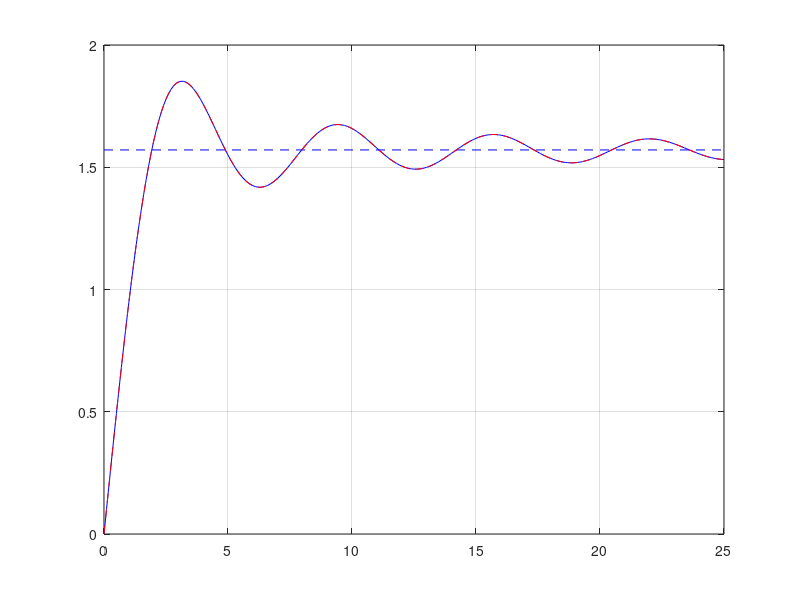
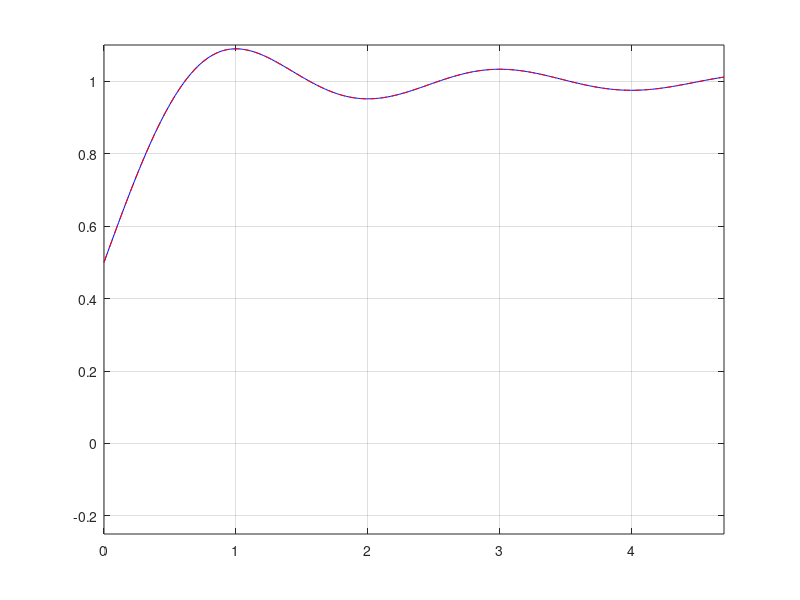

Here is the MATLAB script that generated these plots, in order:
clear

t = linspace(0, 25, 251);

si = @(x) sinc(x / pi);
s1 = arrayfun(@(x) quadgk(si, 0, x), t);
s1_lim = pi / 2; % Dirichlet integral
s2 = sinint(t);

figure
plot(t, s1, 'b-', ...
    [t(1), t(end)], [s1_lim, s1_lim], 'b--', ...
    t, s2, 'r--')
grid on

%%
t = linspace(0, 4.7, 471);

% \int_{-\infty}^t \frac{\sin(\pi x)}{\pi x} \, dx
% = 0.5 + \int_0^t \frac{\sin(\pi x)}{\pi x} \, dx
s3 = 0.5 + arrayfun(@(x) quadgk(@sinc, 0, x), t);
s4 = 0.5 + 1/pi * sinint(pi * t);

figure
plot(t, s3, 'b-', t, s4, 'r--')
axis([0, max(t), -0.25, 1.1])
grid on
